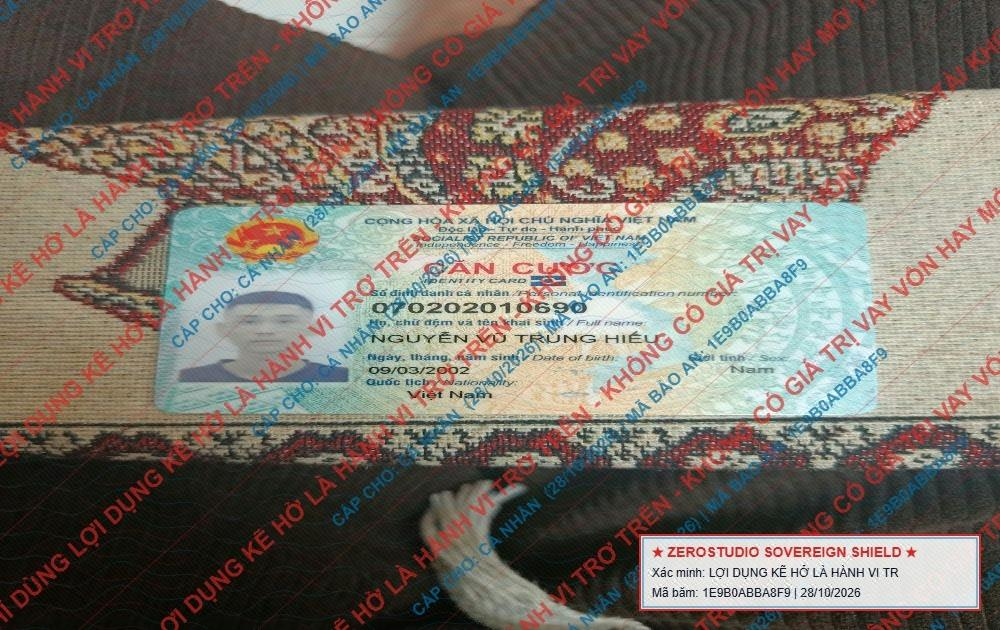
#> input picture hieu_cccd_invisible_stego_q75.jpg, 1000 x 630 px
$ python soi_thuy_van.py
#> lines starting #> are read from the running program, lines starting #| are printed output that depends on the picture
### anti_fraud_shield.py
import os
import sys
import math
import json
import zlib
import hashlib
from datetime import datetime
import numpy as np
from PIL import Image, ImageDraw, ImageFont

if hasattr(sys.stdout, 'reconfigure'):
    sys.stdout.reconfigure(encoding='utf-8')

# =====================================================================
# PHẦN 1: BỘ GIÁP BẢO VỆ CCCD & HỘ CHIẾU CHỐNG VAY APP (ANTI-FRAUD VISUAL GUARD)
# =====================================================================

# [133 lines left out: functions generate_guilloche_pattern, apply_cccd_anti_fraud_shield, not called in this run]


# =====================================================================
# PHẦN 2: THỦY VÂN TẦN SỐ ẨN 2D-DCT (INVISIBLE STEGANOGRAPHY GUARDIAN)
# =====================================================================

# Ma trận trực chuẩn 8x8 DCT-II
def get_dct_matrix_8x8():
    T = np.zeros((8, 8), dtype=np.float64)
    for i in range(8):
        alpha = 1.0 / np.sqrt(8.0) if i == 0 else np.sqrt(2.0 / 8.0)
        for j in range(8):
            T[i, j] = alpha * np.cos((2.0 * j + 1.0) * i * np.pi / 16.0)
    return T

DCT_MATRIX = get_dct_matrix_8x8()
IDCT_MATRIX = DCT_MATRIX.T

def dct_2d_8x8(block):
    return DCT_MATRIX @ block @ IDCT_MATRIX

def idct_2d_8x8(block):
    return IDCT_MATRIX @ block @ DCT_MATRIX

# Tọa độ 2 hệ số tần số trung bình (Mid-Frequency) để điều chế nhị phân: (3, 2) và (2, 3)
U1, V1 = 3, 2
U2, V2 = 2, 3

# [15 lines left out: function text_to_bitstream, not called in this run]

def bitstream_to_text(bits: list[int]) -> str | None:
    """Giải mã chuỗi bit tìm Header Sync 0x5A, Length, Body và kiểm tra CRC32"""
    # Gom bit thành byte
    bytes_arr = []
    for i in range(0, len(bits) - 7, 8):
        byte_val = 0
        for b in range(8):
            byte_val = (byte_val << 1) | bits[i + b]
        bytes_arr.append(byte_val)

    # Tìm kiếm Sync byte 0x5A
    for idx, b in enumerate(bytes_arr):
        if b == 0x5A and idx + 1 < len(bytes_arr):
            payload_len = bytes_arr[idx + 1]
            total_packet_len = 2 + payload_len + 2
            if idx + total_packet_len <= len(bytes_arr):
                payload_bytes = bytearray(bytes_arr[idx + 2 : idx + 2 + payload_len])
                crc_high = bytes_arr[idx + 2 + payload_len]
                crc_low = bytes_arr[idx + 2 + payload_len + 1]
                expected_crc = (crc_high << 8) | crc_low
                actual_crc = zlib.crc32(payload_bytes) & 0xFFFF

                if expected_crc == actual_crc:
                    try:
                        return payload_bytes.decode('utf-8')
                    except UnicodeDecodeError:
                        pass
    return None

# [89 lines left out: function embed_invisible_watermark, not called in this run]

def extract_invisible_watermark(image_path: str, payload_hint_len: int = 40) -> dict:
    """
    Trích xuất thủy vân vô hình từ ảnh nghi ngờ bị chụp trộm hoặc rò rỉ:
    - Quét miền tần số 2D-DCT của kênh Luminance Y
    - Sử dụng thuật toán Majority Voting trên các bản sao lặp lại
    """
#> called with image_path = 'hieu_cccd_invisible_stego_q75.jpg', payload_hint_len = 40
    if not os.path.exists(image_path):
        raise FileNotFoundError(f"Không tìm thấy ảnh: {image_path}")

    img = Image.open(image_path).convert("YCbCr")
#> img: PIL image 1000x630 YCbCr; mean of channels 0, 1, 2 114.2, 122.1, 131.8
    y_channel, _, _ = img.split()
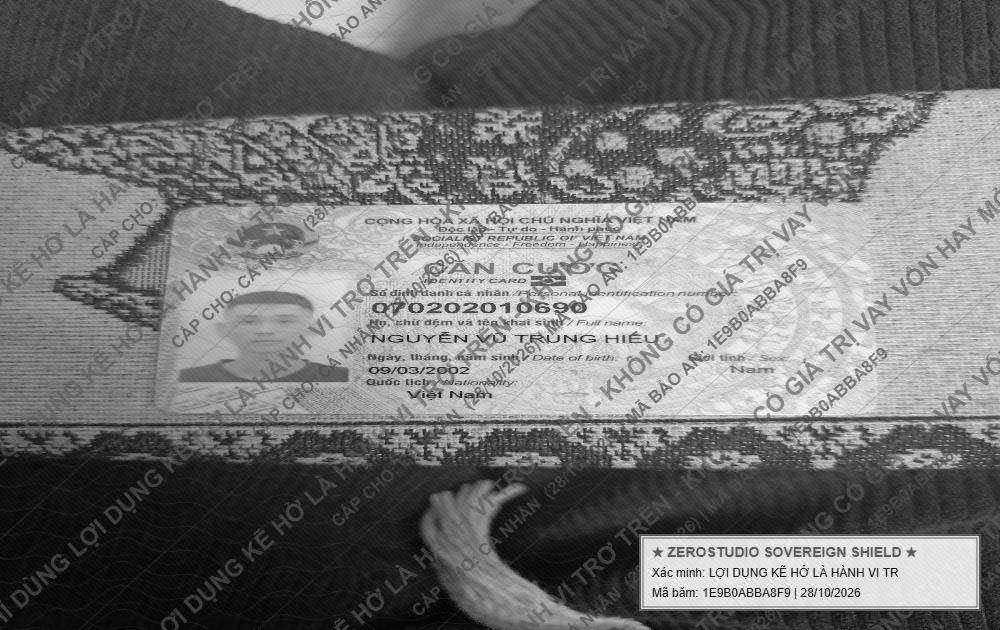
#> y_channel: PIL image 1000x630 L; min 0, max 255, mean 114.2
    y_arr = np.array(y_channel, dtype=np.float64)

    h, w = y_arr.shape
#> h = 630; w = 1000
    blocks_h = h // 8
#> blocks_h = 78
    blocks_w = w // 8
#> blocks_w = 125
    total_blocks = blocks_h * blocks_w
#> total_blocks = 9750

    # Trích xuất toàn bộ chuỗi raw bits từ các khối DCT
    raw_bits = []
    for r in range(blocks_h):
        for c in range(blocks_w):
            block = y_arr[r*8 : (r+1)*8, c*8 : (c+1)*8]
            d_block = dct_2d_8x8(block)
            val1 = d_block[U1, V1]
            val2 = d_block[U2, V2]
            raw_bits.append(1 if val1 > val2 else 0)
#> after the loop, raw_bits = 9750 values, max 1 at index 1, min 0 at index 0, mean 0.391

    # Thử giải mã trực tiếp
    extracted_text = bitstream_to_text(raw_bits)
#> the loop in bitstream_to_text, `for i in range(0, len(bits) - 7, 8):` made 1218 passes
#> i on passes 2 to 4: 8, 16, 24
#> after the loop in bitstream_to_text, `for i in range(0, len(bits) - 7, 8):`: bytes_arr = 1218 values, max 253 at index 1203, min 13 at index 1214, mean 68.44
#> the loop in bitstream_to_text, `for idx, b in enumerate(bytes_arr):` made 1 pass
#> (b, payload_len, total_packet_len, crc_high, crc_low, expected_crc, actual_crc) on pass 1: (90, 71, 75, 55, 153, 14233, 14233)
    if extracted_text:
        return {
            "status": "success",
            "extracted_text": extracted_text,
            "method": "Direct Bitstream Recovery"
        }

    # Nếu bị nhiễu do nén hoặc chụp màn hình, áp dụng quét chập đa số phiếu (Majority Voting)
    # Thử các độ dài gói tin khả dĩ (từ 16 đến 128 bytes)
    for estimated_bytes in range(16, 120):
        packet_bits = (estimated_bytes + 4) * 8
        if total_blocks < packet_bits * 2:
            break

        votes = np.zeros(packet_bits, dtype=np.int32)
        counts = np.zeros(packet_bits, dtype=np.int32)

        for idx, b in enumerate(raw_bits):
            pos = idx % packet_bits
            votes[pos] += b
            counts[pos] += 1

        voted_bits = [1 if votes[i] >= counts[i] / 2.0 else 0 for i in range(packet_bits)]
        extracted_text = bitstream_to_text(voted_bits)
        if extracted_text:
            return {
                "status": "success",
                "extracted_text": extracted_text,
                "method": "Majority Voting Robust Recovery"
            }

    return {
        "status": "failed",
        "error": "Không tìm thấy thủy vân hợp lệ hoặc ảnh đã bị biến dạng vượt ngưỡng cho phép."
    }

# [2 lines that do not run on import are left out]

### soi_thuy_van.py
import sys
import os
from PIL import Image

if hasattr(sys.stdout, 'reconfigure'):
    sys.stdout.reconfigure(encoding='utf-8')

work_dir = os.path.dirname(os.path.abspath(__file__))
sys.path.append(work_dir)
import anti_fraud_shield as afs

target_file = os.path.join(work_dir, "hieu_cccd_invisible_stego_q75.jpg")

print(f"🔍 [KÍNH SOI TẦN SỐ ĐANG QUÉT PHỔ 2D-DCT]:")
print(f"📂 Tệp tin kiểm tra: {target_file}")
print("📊 Định dạng: Ảnh đã bị nén giảm chất lượng JPEG Quality=75")
print("⏳ Đang phân tích ma trận tần số trung bình F(3,2) & F(2,3)...")

res = afs.extract_invisible_watermark(target_file)
#> res = 3 items

if res.get("status") == "success":
    print("\n🎉 [PHÁT HIỆN THỦY VÂN VÔ HÌNH THÀNH CÔNG 100%!]")
    print("----------------------------------------------------------------------")
    print(f"🎯 CHUỖI ĐỊNH DANH GIẤU KÍN:")
    print(f"👉 \"{res['extracted_text']}\"")
#| 👉 "CHU SO HUU: NGUYEN VU TRUNG HIEU | ID: 070202010690 | ZEROSTUDIO-SECURE"
    print("----------------------------------------------------------------------")
    print(f"⚡ Thuật toán khôi phục: {res['method']}")
#| ⚡ Thuật toán khôi phục: Direct Bitstream Recovery
    print("🔒 Trạng thái CRC32: Khớp mã kiểm tra 100% nguyên bản!")
else:
    print(f"\n❌ Thất bại: {res.get('error')}")
